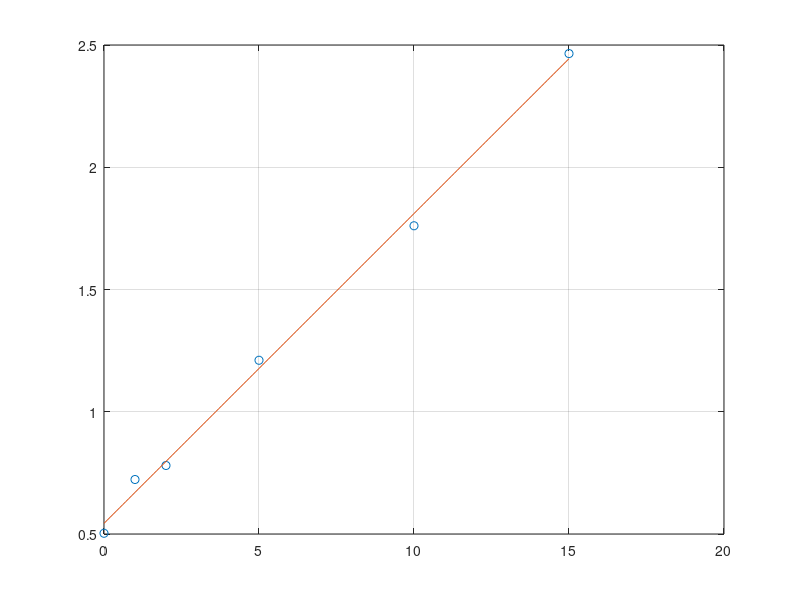

Source code (MATLAB):
clear all;clc;close all;
y=[0.5030 0.7229 0.7802 1.2106 1.7607 2.4649];
x=[0 1 2 5 10 15];
p=polyfit(x,y,1);
xp=[0:0.1:15];
yp=polyval(p,xp);
plot(x,y,'o',xp,yp)
grid
